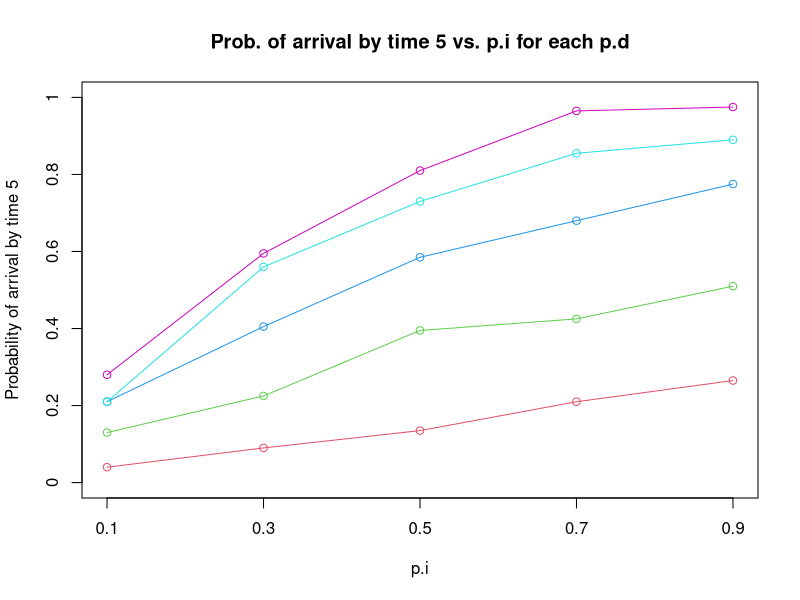
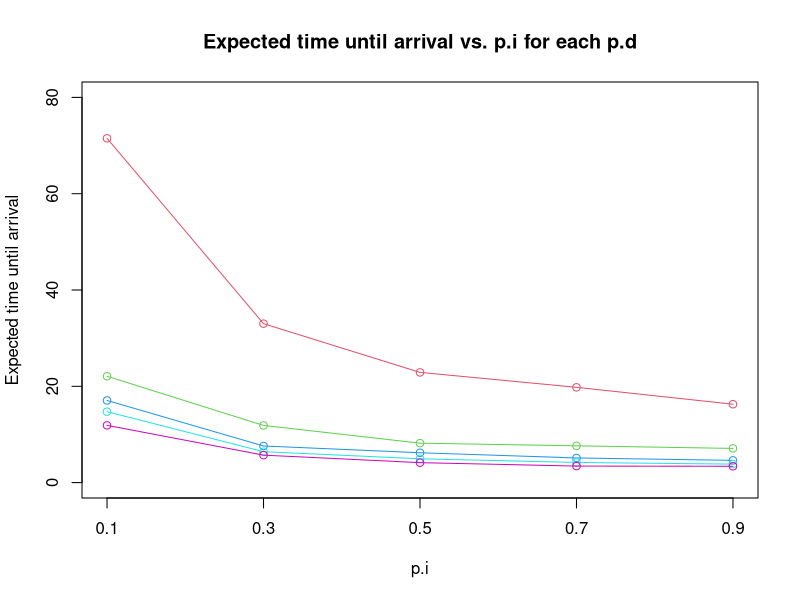

Source code (R) for these figures, in order:
###############################################################################
# 
# Description: simulate a Markov chain process with three states
#
# Inputs:
#
#   n    = number of random subjects
#   p.i  = probability that state goes from 1 to 2
#   p.d  = probability that state goes from 2 to 3
#
# Outputs:
# 
#   Plots of probability of p.i with each individual value of p.d
#
# 8/17/2016 by Chao Xu
#
################################################

rproc = function(n, p.i, p.d){
  #the transition matrix
  P = matrix(0, 3, 3)
  P[1,] = c(1-p.i, p.i, 0)
  P[2,] = c((1-p.d)/2, (1-p.d)/2, p.d)
  P[3,] = c(0, 0, 1)
  
  #storage of each subject's successive states
  X = list()
  
  for(i in 1:n){
    x = c(1)
    k = 1
    
    #while the subject is not in the state 3 -- the self-absorbing state, simulation continues
    while(x[k] != 3){
      
      #rondam draws to determine transition probability
      u = runif(1)
      
      #the transition probabilities corresponding to their current state
      p = P[x[k],]
      
      #probabilty that state goes to 1
      if(u<p[1]){
        x = c(x, 1)
      
      #probability that state goes to 2
      } else if(u<sum(p[1:2])){
        x = c(x, 2)
        
      #probability that state goes to 3
      } else{
        x = c(x, 3)
      }
     k = k+1 
    }
    
    #store x in list X
    X[[i]] = x
  }
  return(X)
}

#estimate the probability that a random subject enter the stationary state by time T, and the mean active time
char.proc = function(Q){
  n = Q[1]; p.i = Q[2]; p.d = Q[3]; T = Q[4]
  Y = rproc(n, p.i, p.d)
  L = rep(0, n)
  
  for(i in 1:n){
    L[i] = length(Y[[i]])
  }
  
  return(c(mean(L<=T), mean(L)))
}

#apply for fixe sample size n=200 and arrival time T=5 
#for p.i and p.d ranging from 0.1 to 0.9 with a mesh size of 0.2

#set up the data frame G which will contain seq(0.1, 0.9, 0.2) across seq(0.1, 0.9, 0.2)
G = c()
pi = seq(0.1, 0.9, 0.2)
pd = seq(0.1, 0.9, 0.2)
for(i in 1:5) G = c(G, rep(pi[i], 5))
G = cbind(G, pd)
G = cbind(rep(200, 25), G, rep(5, 25))

OUT = apply(G, 1, char.proc)


#plot probability against pi for each value of of pd on the same plot

#indices of the pi values for each pd
ii1 <- seq(1, 25, by=5) 
ii2 <- seq(2, 25, by=5)
ii3 <- seq(3, 25, by=5)
ii4 <- seq(4, 25, by=5)
ii5 <- seq(5, 25, by=5)

#plot prob vs. pi for pd=0.1
plot( G[ii1,2], OUT[1,ii1], col=2, ylim=c(0,1), xlab="p.i", 
      ylab="Probability of arrival by time 5", axes=F, 
      main="Prob. of arrival by time 5 vs. p.i for each p.d")
axis(1, seq(.1, .9, length=5), seq(.1, .9, length=5))
axis(2, seq(0, 1, length=6), seq(0, 1, length=6))
box()
lines( G[ii1,2], OUT[1,ii1], col=2) 

#plot prob vs. pi for pd=0.3
lines( G[ii2,2], OUT[1,ii2], col=3)
points( G[ii2,2], OUT[1,ii2], col=3)

#plot prob vs. pi for pd=0.5
points( G[ii3,2], OUT[1,ii3], col=4)
lines( G[ii3,2], OUT[1,ii3], col=4)

#plot prob vs. pi for pd=0.7
points( G[ii4,2], OUT[1,ii4], col=5)
lines( G[ii4,2], OUT[1,ii4], col=5)

#plot prob vs. pi for pd=0.9
points( G[ii5,2], OUT[1,ii5], col=6) 
lines( G[ii5,2], OUT[1,ii5], col=6) 


#plot mean arrival time against pi for each value of pd on the same plot
plot( G[ii1,2], OUT[2,ii1], col=2, ylim=c(0,80), xlab="p.i", 
      ylab="Expected time until arrival", axes=F, 
      main="Expected time until arrival vs. p.i for each p.d")
axis(1, seq(.1, .9, length=5), seq(.1, .9, length=5))
axis(2, seq(0, 80, length=5), seq(0, 80, length=5))
box()
lines( G[ii1,2], OUT[2,ii1], col=2) 
lines( G[ii2,2], OUT[2,ii2], col=3)
points( G[ii2,2], OUT[2,ii2], col=3)
points( G[ii3,2], OUT[2,ii3], col=4)
lines( G[ii3,2], OUT[2,ii3], col=4)
points( G[ii4,2], OUT[2,ii4], col=5)
lines( G[ii4,2], OUT[2,ii4], col=5)
points( G[ii5,2], OUT[2,ii5], col=6) 
lines( G[ii5,2], OUT[2,ii5], col=6) 
